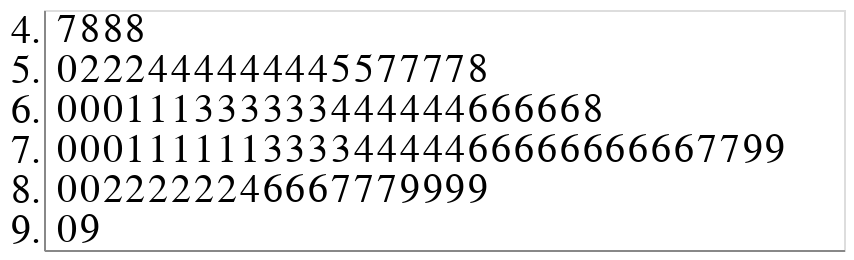

The code cell stored with this chart in its notebook:
### Code cell
import altair as alt
import pandas as pd
import numpy as np

# Generating stem-leaf dataframe
source = pd.DataFrame({'samples': df.satisfaction.astype(float).astype(str)})

# Splitting stem and leaf
source['stem'] = source['samples'].str[:-1]
source['leaf'] = source['samples'].str[-1]

source = source.sort_values(by=['stem', 'leaf'])

# Determining leaf position
source['position'] = source.groupby('stem').cumcount().add(1)

# Creating stem and leaf plot
alt.Chart(source).mark_text(
    align='left',
    baseline='middle',
    dx=-5
).encode(
    alt.X('position:Q', title='',
        axis=alt.Axis(ticks=False, labels=False, grid=False)
    ),
    alt.Y('stem:N', title='', axis=alt.Axis(tickSize=0)),
    text='leaf:N',
).configure_axis(
    labelFontSize=20
).configure_text(
    fontSize=20
)

### Figure 1 — Vega-Lite specification as saved in the notebook (floating-point values rounded to 4 significant figures)
{"config": {"view": {"continuousWidth": 400, "continuousHeight": 300}, "axis": {"labelFontSize": 20}, "text": {"fontSize": 20}}, "data": {"name": "data-017c9e1a94a8cd6db4087daea7e6169f"}, "mark": {"type": "text", "align": "left", "baseline": "middle", "dx": -5}, "encoding": {"text": {"type": "nominal", "field": "leaf"}, "x": {"type": "quantitative", "axis": {"grid": false, "labels": false, "ticks": false}, "field": "position", "title": ""}, "y": {"type": "nominal", "axis": {"tickSize": 0}, "field": "stem", "title": ""}}, "$schema": "https://vega.github.io/schema/vega-lite/v4.8.1.json", "datasets": {"data-017c9e1a94a8cd6db4087daea7e6169f": [{"samples": "4.7", "stem": "4.", "leaf": "7", "position": 1}, {"samples": "4.8", "stem": "4.", "leaf": "8", "position": 2}, {"samples": "4.8", "stem": "4.", "leaf": "8", "position": 3}, {"samples": "4.8", "stem": "4.", "leaf": "8", "position": 4}, {"samples": "5.0", "stem": "5.", "leaf": "0", "position": 1}, {"samples": "5.2", "stem": "5.", "leaf": "2", "position": 2}, {"samples": "5.2", "stem": "5.", "leaf": "2", "position": 3}, {"samples": "5.2", "stem": "5.", "leaf": "2", "position": 4}, {"samples": "5.4", "stem": "5.", "leaf": "4", "position": 5}, {"samples": "5.4", "stem": "5.", "leaf": "4", "position": 6}, {"samples": "5.4", "stem": "5.", "leaf": "4", "position": 7}, {"samples": "5.4", "stem": "5.", "leaf": "4", "position": 8}, {"samples": "5.4", "stem": "5.", "leaf": "4", "position": 9}, {"samples": "5.4", "stem": "5.", "leaf": "4", "position": 10}, {"samples": "5.4", "stem": "5.", "leaf": "4", "position": 11}, {"samples": "5.4", "stem": "5.", "leaf": "4", "position": 12}, {"samples": "5.5", "stem": "5.", "leaf": "5", "position": 13}, {"samples": "5.5", "stem": "5.", "leaf": "5", "position": 14}, {"samples": "5.7", "stem": "5.", "leaf": "7", "position": 15}, {"samples": "5.7", "stem": "5.", "leaf": "7", "position": 16}, {"samples": "5.7", "stem": "5.", "leaf": "7", "position": 17}, {"samples": "5.7", "stem": "5.", "leaf": "7", "position": 18}, {"samples": "5.8", "stem": "5.", "leaf": "8", "position": 19}, {"samples": "6.0", "stem": "6.", "leaf": "0", "position": 1}, {"samples": "6.0", "stem": "6.", "leaf": "0", "position": 2}, {"samples": "6.0", "stem": "6.", "leaf": "0", "position": 3}, {"samples": "6.1", "stem": "6.", "leaf": "1", "position": 4}, {"samples": "6.1", "stem": "6.", "leaf": "1", "position": 5}, {"samples": "6.1", "stem": "6.", "leaf": "1", "position": 6}, {"samples": "6.3", "stem": "6.", "leaf": "3", "position": 7}, {"samples": "6.3", "stem": "6.", "leaf": "3", "position": 8}, {"samples": "6.3", "stem": "6.", "leaf": "3", "position": 9}, {"samples": "6.3", "stem": "6.", "leaf": "3", "position": 10}, {"samples": "6.3", "stem": "6.", "leaf": "3", "position": 11}, {"samples": "6.3", "stem": "6.", "leaf": "3", "position": 12}, {"samples": "6.4", "stem": "6.", "leaf": "4", "position": 13}, {"samples": "6.4", "stem": "6.", "leaf": "4", "position": 14}, {"samples": "6.4", "stem": "6.", "leaf": "4", "position": 15}, {"samples": "6.4", "stem": "6.", "leaf": "4", "position": 16}, {"samples": "6.4", "stem": "6.", "leaf": "4", "position": 17}, {"samples": "6.4", "stem": "6.", "leaf": "4", "position": 18}, {"samples": "6.6", "stem": "6.", "leaf": "6", "position": 19}, {"samples": "6.6", "stem": "6.", "leaf": "6", "position": 20}, {"samples": "6.6", "stem": "6.", "leaf": "6", "position": 21}, {"samples": "6.6", "stem": "6.", "leaf": "6", "position": 22}, {"samples": "6.6", "stem": "6.", "leaf": "6", "position": 23}, {"samples": "6.8", "stem": "6.", "leaf": "8", "position": 24}, {"samples": "7.0", "stem": "7.", "leaf": "0", "position": 1}, {"samples": "7.0", "stem": "7.", "leaf": "0", "position": 2}, {"samples": "7.0", "stem": "7.", "leaf": "0", "position": 3}, {"samples": "7.1", "stem": "7.", "leaf": "1", "position": 4}, {"samples": "7.1", "stem": "7.", "leaf": "1", "position": 5}, {"samples": "7.1", "stem": "7.", "leaf": "1", "position": 6}, {"samples": "7.1", "stem": "7.", "leaf": "1", "position": 7}, {"samples": "7.1", "stem": "7.", "leaf": "1", "position": 8}, {"samples": "7.1", "stem": "7.", "leaf": "1", "position": 9}, {"samples": "7.3", "stem": "7.", "leaf": "3", "position": 10}, {"samples": "7.3", "stem": "7.", "leaf": "3", "position": 11}, {"samples": "7.3", "stem": "7.", "leaf": "3", "position": 12}, {"samples": "7.3", "stem": "7.", "leaf": "3", "position": 13}, {"samples": "7.4", "stem": "7.", "leaf": "4", "position": 14}, {"samples": "7.4", "stem": "7.", "leaf": "4", "position": 15}, {"samples": "7.4", "stem": "7.", "leaf": "4", "position": 16}, {"samples": "7.4", "stem": "7.", "leaf": "4", "position": 17}, {"samples": "7.4", "stem": "7.", "leaf": "4", "position": 18}, {"samples": "7.6", "stem": "7.", "leaf": "6", "position": 19}, {"samples": "7.6", "stem": "7.", "leaf": "6", "position": 20}, {"samples": "7.6", "stem": "7.", "leaf": "6", "position": 21}, {"samples": "7.6", "stem": "7.", "leaf": "6", "position": 22}, {"samples": "7.6", "stem": "7.", "leaf": "6", "position": 23}, {"samples": "7.6", "stem": "7.", "leaf": "6", "position": 24}, {"samples": "7.6", "stem": "7.", "leaf": "6", "position": 25}, {"samples": "7.6", "stem": "7.", "leaf": "6", "position": 26}, {"samples": "7.6", "stem": "7.", "leaf": "6", "position": 27}, {"samples": "7.6", "stem": "7.", "leaf": "6", "position": 28}, {"samples": "7.7", "stem": "7.", "leaf": "7", "position": 29}, {"samples": "7.7", "stem": "7.", "leaf": "7", "position": 30}, {"samples": "7.9", "stem": "7.", "leaf": "9", "position": 31}, {"samples": "7.9", "stem": "7.", "leaf": "9", "position": 32}, {"samples": "8.0", "stem": "8.", "leaf": "0", "position": 1}, {"samples": "8.0", "stem": "8.", "leaf": "0", "position": 2}, {"samples": "8.2", "stem": "8.", "leaf": "2", "position": 3}, {"samples": "8.2", "stem": "8.", "leaf": "2", "position": 4}, {"samples": "8.2", "stem": "8.", "leaf": "2", "position": 5}, {"samples": "8.2", "stem": "8.", "leaf": "2", "position": 6}, {"samples": "8.2", "stem": "8.", "leaf": "2", "position": 7}, {"samples": "8.2", "stem": "8.", "leaf": "2", "position": 8}, {"samples": "8.4", "stem": "8.", "leaf": "4", "position": 9}, {"samples": "8.6", "stem": "8.", "leaf": "6", "position": 10}, {"samples": "8.6", "stem": "8.", "leaf": "6", "position": 11}, {"samples": "8.6", "stem": "8.", "leaf": "6", "position": 12}, {"samples": "8.7", "stem": "8.", "leaf": "7", "position": 13}, {"samples": "8.7", "stem": "8.", "leaf": "7", "position": 14}, {"samples": "8.7", "stem": "8.", "leaf": "7", "position": 15}, {"samples": "8.9", "stem": "8.", "leaf": "9", "position": 16}, {"samples": "8.9", "stem": "8.", "leaf": "9", "position": 17}, {"samples": "8.9", "stem": "8.", "leaf": "9", "position": 18}, {"samples": "8.9", "stem": "8.", "leaf": "9", "position": 19}, {"samples": "9.0", "stem": "9.", "leaf": "0", "position": 1}, {"samples": "9.9", "stem": "9.", "leaf": "9", "position": 2}]}}
